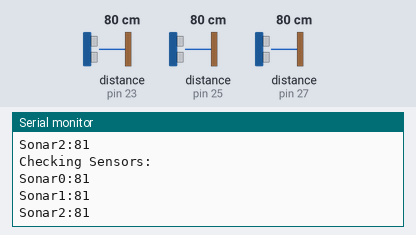
The sketch below on a simulated Arduino Leonardo, built with avr-gcc and run on an emulated ATmega32U4. Parts: the last lines printed to the serial monitor. The inputs (shaded band) are chosen by the test bench; at power-on: distance to the obstacle (sensors on pin 23, pin 25, pin 27) 80 cm. The echo pulse lasts 58.3 µs per cm.

Above: at 1.8 s.
1.9 s: distance to the obstacle (sensor on pin 23) set to 2 cm
At 2.8 s:
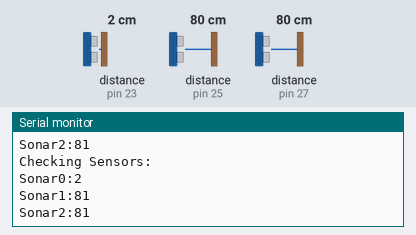
3.4 s: distance to the obstacle (sensor on pin 25) set to 2 cm
At 4.7 s:
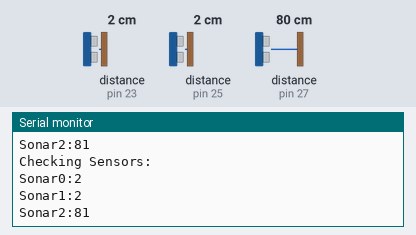
4.9 s: distance to the obstacle (sensor on pin 27) set to 2 cm
At 5.9 s:
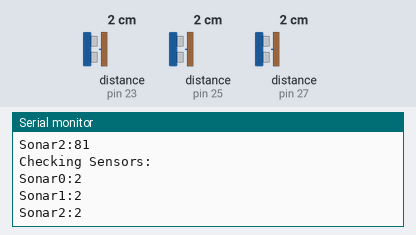
6.4 s: distance to the obstacle (sensor on pin 23) set to 4 cm
At 7.7 s:
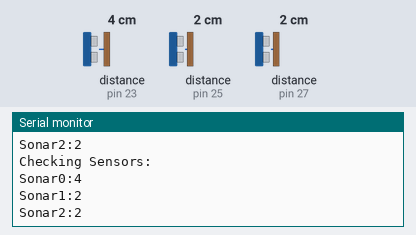
7.9 s: distance to the obstacle (sensor on pin 25) set to 4 cm
At 8.9 s:
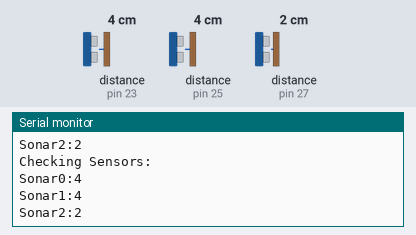
9.4 s: distance to the obstacle (sensor on pin 27) set to 4 cm
At 10.7 s:
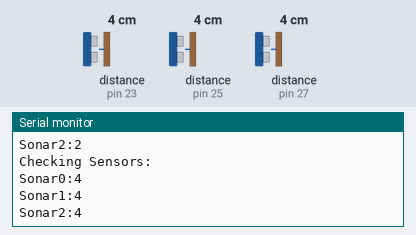
Timing chart, 0 to 11.9 s (numbered marks = the images above; inputs shaded):
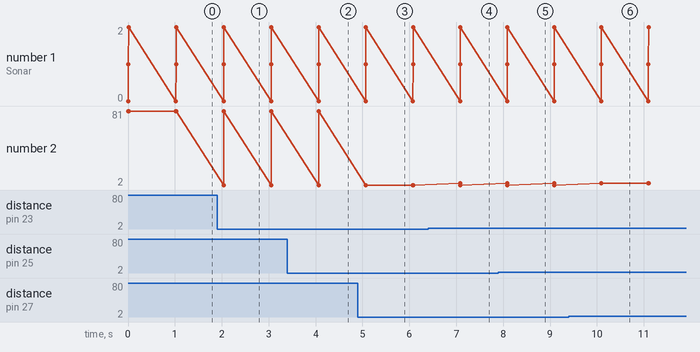

Measured:
- after the input at 1.9 s, the serial monitor: prints a new line after 0.14 s (image 1)
- after the input at 3.4 s, the serial monitor: prints a new line after 0.67 s (image 2)
- after the input at 4.9 s, the serial monitor: prints a new line after 0.18 s (image 3)
- after the input at 6.4 s, the serial monitor: prints a new line after 0.68 s (image 4)
- after the input at 7.9 s, the serial monitor: prints a new line after 0.19 s (image 5)
- after the input at 9.4 s, the serial monitor: prints a new line after 0.70 s (image 6)

The sketch:

us_no_pulsein.ino
```cpp
/*
 * Nouvelle gestion des capteurs ultrasons
 *  -> Plus de pulseIn()
 *
 * Crédits :
 *  https://code.google.com/p/arduino-new-ping/
 *  Louis Defauw
 * TESTS : OK
 */

/* LIBRARY */
#include "NewPing.h"


/* DEFINES */
#define DEBUG true
// SENSORS
#define SONAR_NUM 3
#define MAX_DISTANCE 300 // To change? Maximum distance we want to ping for (in centimeters)
#define NO_ECHO 0 // To change? Value returned if there's no ping echo within the specified MAX_SENSOR_DISTANCE or max_cm_distance.
// DEBUG
#if DEBUG
#define DEBUG_BEGIN(x); Serial.begin(x);
#define DEBUG_PRINT(x); Serial.print(x);
#define DEBUG_PRINTLN(x); Serial.println(x);
#else
#define DEBUG_BEGIN(x);
#define DEBUG_PRINT(x);
#define DEBUG_PRINTLN(x);
#endif


/* VARS */
// US SENSORS
NewPing sonar[SONAR_NUM] = {
  NewPing(22,23,MAX_DISTANCE),
  NewPing(24,25,MAX_DISTANCE),
  NewPing(26,27,MAX_DISTANCE)};


void setup() {
  // DEBUG
  DEBUG_BEGIN(9600);
  DEBUG_PRINTLN("You started a debug session");
  DEBUG_PRINTLN("To disable it, change de DEFINE DEBUG to false.");
}

void loop() {
  checkSensors();
  delay(1000); // délai minimum de 29ms
}

// Sensors
void checkSensors(){
  byte detected;
  DEBUG_PRINTLN("Checking Sensors: ");
  for (int i = 0; i < SONAR_NUM; i++){
    DEBUG_PRINT("Sonar");
    DEBUG_PRINT(i);
    DEBUG_PRINT(":");
    DEBUG_PRINTLN(sonar[i].ping_cm());
    //detected = 0;
    //detected = (int) sonar[i].ping();
    //DEBUG_PRINTLN(detected);
    //if (detected) DEBUG_PRINTLN("Emergency STOP"); // Emergency stop
  }
}
```
